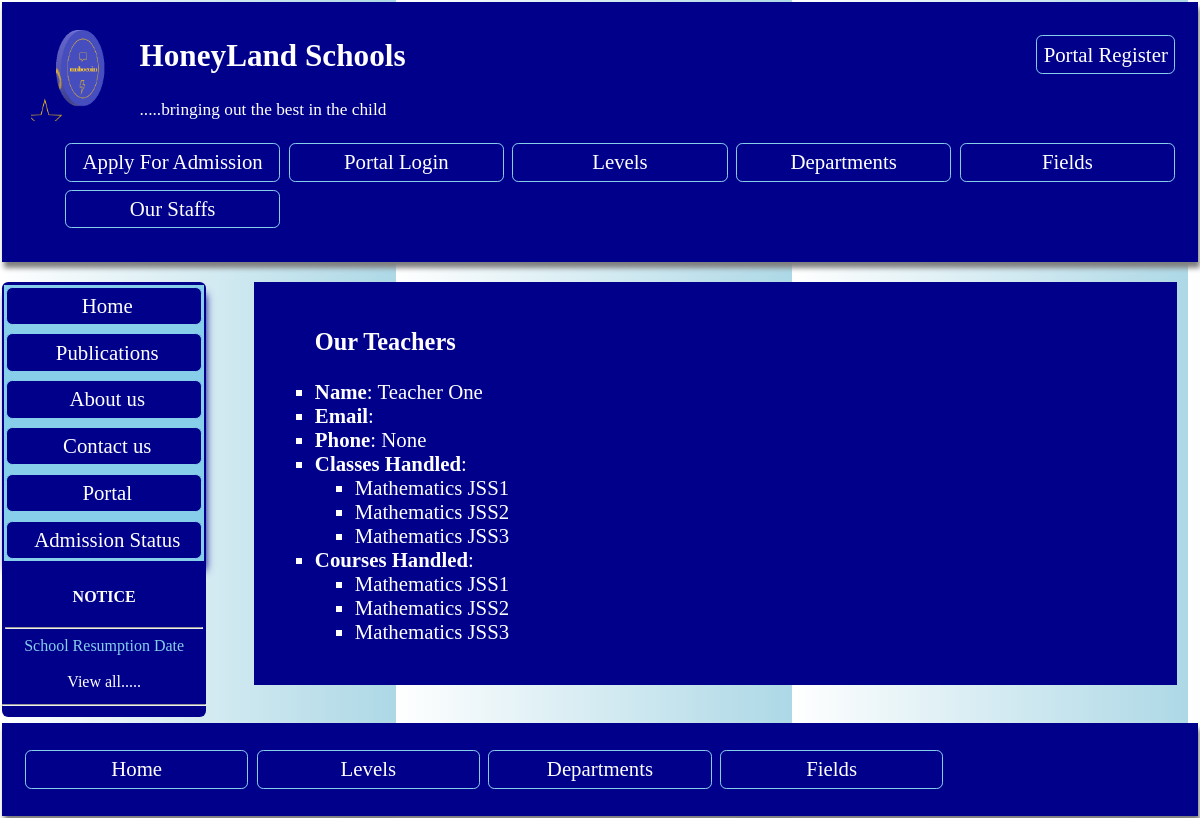
Screenshot of /teacherdetails/2/ with the database file from the repository.
### profiles/models.py (models this page shows, shortened)
class Logo(models.Model):
    name = models.CharField(max_length=200, null=True)
    image = models.ImageField(upload_to='media/')
    slug = models.SlugField(unique=True, null=True,  blank=True)

class Posts(models.Model):
    title = models.CharField(max_length=100, null=True)
    slug =models.SlugField(max_length=100)
    author =  models.ForeignKey(CustomUser, on_delete=models.CASCADE)
    description = models.TextField(max_length=1000)
    post_date = models.DateTimeField(auto_now_add=True)
    image = models.ImageField(upload_to='media/')
    class Meta:
        ordering = ['post_date']
        verbose_name = 'Publication'
        verbose_name_plural = 'Publications'

class CustomUser(AbstractUser):
    profile_pic = models.ImageField(upload_to ='media/', null = True, blank =True)
    phone = models.IntegerField( unique=True, null= True, blank = True, validators=[validate_pass])
    country = models.CharField(max_length=200,  null = True, blank=True)
    state = models.CharField(max_length=200,  null = True, blank=True)
    is_student = models.BooleanField(default=0)
    is_teacher = models.BooleanField(default=0)
    mailing_address = models.CharField(max_length=200, null = True,   blank=True)
    study_field = models.ForeignKey(Student_field, on_delete=models.CASCADE, blank=True, null=True)
    class_enrolled = models.ForeignKey(Level, on_delete=models.CASCADE,  blank=True, null=True, related_name='studentlevel')

class Allcourses(models.Model):
    title = models.CharField(max_length=200,  null=True,  blank=True)
    field = models.ForeignKey(Student_field,  on_delete=models.CASCADE,  blank=True, null=True, related_name='field_course')
    teacher_in_charge = models.ForeignKey(CustomUser,  on_delete=models.CASCADE, blank=True, null=True, related_name='course_teacher')
    slug = models.SlugField(null=True)
    class Meta:
        ordering = ['title']

### profiles/views.py (the view)
# urls.py: path('teacherdetails/<pk>/', views.Teacherdetail.as_view(), name= 'teacherdetails'),
class Teacherdetail(DetailView):
    model = CustomUser
    template_name ='teacherdetails.html'
    context_object_name = 'teacherdetails'
    def get_context_data(self,  **kwargs):
        context = super().get_context_data(**kwargs)
        context['logo'] = Logo.objects.all()
        context['publications'] = Posts.objects.all()
        context['teachers'] = CustomUser.objects.filter(is_teacher =True)
        context['details'] = self.object.course_teacher.all()
        return context

### profiles/templates/teacherdetails.html
{% extends 'base.html' %}
{% block content %}
<div class ='board' style=' padding: 1em; margin-top: 1em; color: white; background: darkblue; '>
       <ul >
      <h3>Our Teachers</h3>
   <li> <b>Name</b>: {{teacherdetails.first_name}}  {{teacherdetails.last_name}}</li>
   <li> <b>Email</b>: {{teacherdetails.email}}</li>
   <li> <b>Phone</b>: {{teacherdetails.phone}}</li>
   <li><b>Classes Handled</b>:
      <ul>
{% for class in details  %}
<li> {{class.title}} </li>
{% endfor %}
      </ul>
   </li>
   <li><b>Courses Handled</b>:
      <ul>
{% for course in details  %}
<li> {{course.title}} </li>
{% endfor %}
      </ul>
   </li>
     </ul>
   </div>
{% endblock %}

### profiles/templates/base.html (shortened to what this page needs)
<head>
</head>
<body style ='margin: 0em; padding: 0.1em; font-size: 1.3em;  backgrund: skyblue;'>
    <header style= ' box-shadow: 2px 6px 5px grey;margin: 0em; padding-bottom: 0.5em; padding-left: 1em; padding-right: 1em; padding-top: 0.5em; max-height: 190em;
    background: darkblue; color: white;'>
    {% if request.user.is_authenticated or request.user.is_superuser  %}
    <ul class='nav' style='float: right; list-style-type: none;' >
   <li> <a  style ='color: white; ' href = '{% url "portal" %}'> Welcome {{request.user.first_name}} </a></li>
    </ul>
{% else %}
    <ul class='nav' style='float: right; list-style-type: none;' >
        <li> <a  style ='color: white; ' href = '{% url "portalregister" %}'> Portal Register </a></li>
         </ul>
    {% endif %}
    {% for log in logo  %}
    <img style="backgrond: skyblue; float: left; margin: 0.4em; width: 100px; height: 100px;" src ="{{log.image.url}}"  >
{% endfor %}
<p style='text-shadow: 2px  8px skyblue;'><h2 style='text-align: left; '><a style='color: white;' href='{% url "home" %}'>HoneyLand Schools</a></h2></p>
<p style='text-align: left'> <small> .....bringing out the best in the child </small></p>
<ul class='nav' style='list-style-type: none; display: grid; grid-gap: 0.2em; grid-template-columns: repeat(auto-fill, minmax(200px, 2fr));'>
    <li><a  style ='color: white; ' href ='{% url "apply" %}'> Apply For Admission </a></li>
    {% if   not request.user.is_authenticated %}
    <li><a  style ='color: white; ' href ='{% url "portallogin" %}'>Portal Login </a></li>
    {% endif %}
    <li> <a href ='{% url "levels" %}'> Levels </a> </li>
    <li> <a href ='{% url "departments" %}'> Departments </a> </li>
    <li><a href ='{% url "fields" %}'> Fields </a></li>
    <li><a href ='{% url "staffs" %}'> Our Staffs </a></li>
    </ul>
    </header>
<div class ='cover'>
<nav class='navigation'>
    <ul class ='aside' style =' padding:0;  list-style-type: none;'>
        <li><a href ='{% url "home" %}'> Home </a></li>
        <li><a href ='{% url "publist" %}'> Publications </a></li>
        <li> <a href ='{% url "aboutus" %}'> About us </a> </li>
        <li> <a href ='{% url "staffs" %}'> Contact us </a> </li>
        <li><a href ='{% url "portal" %}'> Portal </a></li>
        <li><a  style ='color: white; ' href ='{% url "admissionstat" %}'> Admission Status </a></li>
    </ul>
    <div style='text-align: center; margin-bottom: 0.5em; padding: 0.2em; background: darkblue; color: white;font-size: medium'>
        <h4 style='padding: 0em;'>NOTICE </h4><hr>
        {% for pub in publications %}
         <a  href='{% url "details" pub.slug  %}'> {{pub.title}}</a><br><br style='color: skyblue;'>
{% endfor %}
<p style='margin: 0em;'><a  style=' color: white; ' href='{% url "publist"  %}'> View all.....</a></p>
    </div>
    <hr>
</nav>
<section>
{% block content %}
{% endblock %}
</section>
</div>
<footer style= 'max-height: 18em; box-shadow: 2px 6px 5px grey; margin: 0em;
padding-left: 1em; padding-right: 1em; padding-top: 0.2em; padding-bottom: 0.2em;
    background: darkblue; color: white;'>
    <nav>
        <ul class ='nav' style =' padding:0; list-style-type: none; display: grid; grid-gap: 0.2em; grid-template-columns: repeat(auto-fill, minmax(200px, 2fr));'>
            <li><a href ='{% url "home" %}'> Home </a></li>
            <li> <a href ='{% url "levels" %}'> Levels </a> </li>
            <li> <a href ='{% url "departments" %}'> Departments </a> </li>
            <li><a href ='{% url "fields" %}'> Fields </a></li>
    </nav>
</footer>
</body>

### profiles/templates/base.html (style rules this page uses)
a { text-decoration: none; }
header { max-height: 15em; }
li { border-radius: 0.3em; }
body { background-image: repeating-linear-gradient(to right, white, lightblue 33%, white 33%); }
.cover { display: grid; grid-template-columns: 12fr; grid-gap: 1.3em; }
.navigation a { color: skyblue; }
.aside { display: grid; grid-gap: 0.2em; grid-template-columns: repeat(auto-fill, minmax(200px, 2fr)); background: skyblue; margin: 0.1em; text-align: center; box-shadow: 2px 9px 8px darkblue; }
.aside li { color: white; display: grid; grid-gap: 0.2em; grid-template-columns: repeat(auto-fill, minmax(200px, 2fr)); background: darkblue; margin: 0.1em; text-align: center; border: 1px solid skyblue; }
.aside li a { padding: 0.3em; color: white; }
section { padding-left: 1em; padding-right: 1em; }
.board ul { list-style-type: square; pdding: 0.4em; }
.navigation { border-radius: 0.3em; margin-top: 1em; max-height: 100%; background: darkblue; margin-bottom: 0.3em; }
.nav { box-shadow: 2px 9px 8px darkblue; }
.nav li { color: white; background: darkblue; margin: 0.1em; text-align: center; border: 1px solid skyblue; }
.nav li a { padding: 0.3em; display: block; color: white; }
@media (min-width:800px) { .cover { display: grid; grid-template-columns: 2fr 10fr; grid-gap: 1.3em; } }
@media (min-width:800px) { .aside { background: skyblue; } }
@media (min-width:800px) { .navigation a { color: skyblue; } }
@media (min-width:800px) { .aside { box-shadow: 2px 9px 8px darkblue; } }
@media (min-width:800px) { .aside li { color: white; background: darkblue; margin: 0.1em; text-align: center; border: 1px solid skyblue; } }
@media (min-width:800px) { .aside li a { padding: 0.3em; display: block; color: white; } }

### rows the page displays
Logo: image (picture)
Posts: title "School Resumption Date"
CustomUser: first_name "Teacher", last_name "One", phone "None"
Allcourses: title "Mathematics JSS1"
Allcourses: title "Mathematics JSS2"
Allcourses: title "Mathematics JSS3"
